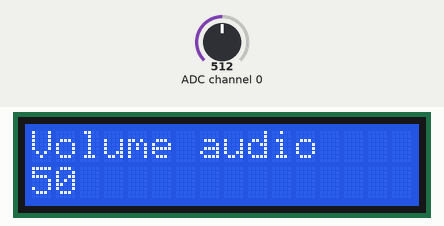
This program was run on a simulated Raspberry Pi (BCM pin numbers). Shown: 16×2 character LCD. The test bench sets the inputs (shaded band); at power-on: ADC channel 0 = 512 (analog values on the 0–1023 scale). Sound played through the audio output is not drawn and takes no time; what the program prints to the terminal is not drawn.

Above: at 1.2 s.
1.3 s: ADC channel 0 set to 716
At 2.6 s:
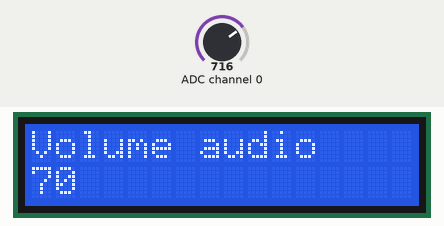
2.9 s: ADC channel 0 set to 900
At 4.0 s:
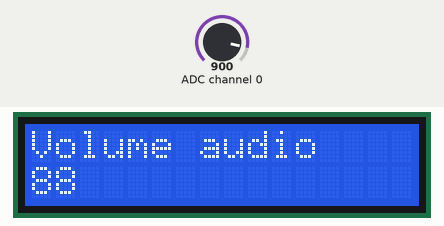
4.4 s: ADC channel 0 set to 1023
At 5.4 s:
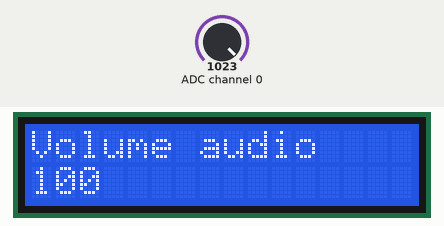
Timing chart, 0 to 7.4 s (numbered marks = the images above; inputs shaded):
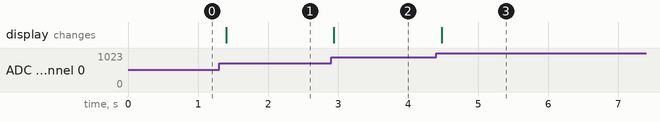

Measured:
- after the input at 1.3 s, the display: changes after 0.10 s (image 1)
- after the input at 2.9 s, the display: changes at once (image 2)
- after the input at 4.4 s, the display: changes after 0.08 s (image 3)

The program:

python_lcd_mcp3008_test.py
```python
# Visualizzazione su LCD di un potenziometro di volume
# 2015 Pier Calderan
# -*- coding: utf-8 -*-
# Importazione delle librerie GPIO e time
import time
import os
import RPi.GPIO as GPIO
from Adafruit_CharLCD import Adafruit_CharLCD
lcd = Adafruit_CharLCD()
lcd.begin(16,1)

GPIO.setmode(GPIO.BCM)
# Funzione di lettura dei dati SPI di otto ingressi MCP3008
def readadc(adcnum, clockpin, mosipin, misopin, cspin):
            if ((adcnum > 7) or (adcnum < 0)):
                    return -1
            GPIO.output(cspin, True)
            GPIO.output(clockpin, False)  # Imposta il clock low
            GPIO.output(cspin, False)     # Imposta CS low

            commandout = adcnum
            commandout |= 0x18  # Start bit + single-ended bit
            commandout <<= 3    # Sono necessari solo 5 bit con uno shift di 3 bit
            for i in range(5):
                    if (commandout & 0x80):
                            GPIO.output(mosipin, True)
                    else:
                            GPIO.output(mosipin, False)
                    commandout <<= 1
                    GPIO.output(clockpin, True)
                    GPIO.output(clockpin, False)

            adcout = 0
            for i in range(12):
                    GPIO.output(clockpin, True)
                    GPIO.output(clockpin, False)
                    adcout <<= 1
                    if (GPIO.input(misopin)):
                            adcout |= 0x1

            GPIO.output(cspin, True)

            adcout >>= 1       # Il primo bit è null e viene ignorato
            return adcout

# Si possono assegnare i pin SPI a piacere oppure lasciare quelli di default
SPICLK = 11
SPIMISO = 9
SPIMOSI = 10
SPICS = 8

GPIO.setup(SPIMOSI, GPIO.OUT)
GPIO.setup(SPIMISO, GPIO.IN)
GPIO.setup(SPICLK, GPIO.OUT)
GPIO.setup(SPICS, GPIO.OUT)

# Lettura del potenziometro dalla porta SPI
potentiometer_adc = 0

last_read = 0       # Variabile per conservare l'ultimo valore del potenziometro
tolerance = 5       # Tolleranza per evitare bruschi cambiamenti di volume


while True:
            # Variabile che memorizza lo stato del potenziometro
            trim_pot_changed = False

            # Lettura del potenziometro dalla porta SPI
            trim_pot = readadc(potentiometer_adc, SPICLK, SPIMOSI, SPIMISO, SPICS)

 # Questa variabile fa la differenza dall'ultima lettura e quella attuale e arrotonda
 # al valore assoluto per stampare solo il valore di quando si cambia il volume

            pot_adjust = abs(trim_pot - last_read)

            if ( pot_adjust > tolerance ):
                   trim_pot_changed = True

            if ( trim_pot_changed ):
                    set_volume = trim_pot / 10.24
                    set_volume = round(set_volume)          # Arrotondamento ai valori interi
                    set_volume = int(set_volume)            # Rende intero il valore del volume
# Stampa il valore in percentuale
# e manda il valore del volume all'uscita audio del mixer
                    print ('Volume = {volume}%' .format(volume = set_volume))
                    lcd.clear()

                    lcd.message("Volume audio\n")

                    lcd.message(str(set_volume))
                    set_vol_cmd = 'sudo amixer cset numid=1 -- {volume}% > /dev/null' .format(volume = set_volume)
                    os.system(set_vol_cmd)  # Imposta il volume di sistema

                    # Salva la lettura del potenziometro per il prossimo ciclo
                    last_read = trim_pot

            # Ritardo di 0,1 secondi per un intervento soft
            time.sleep(0.1)
```
